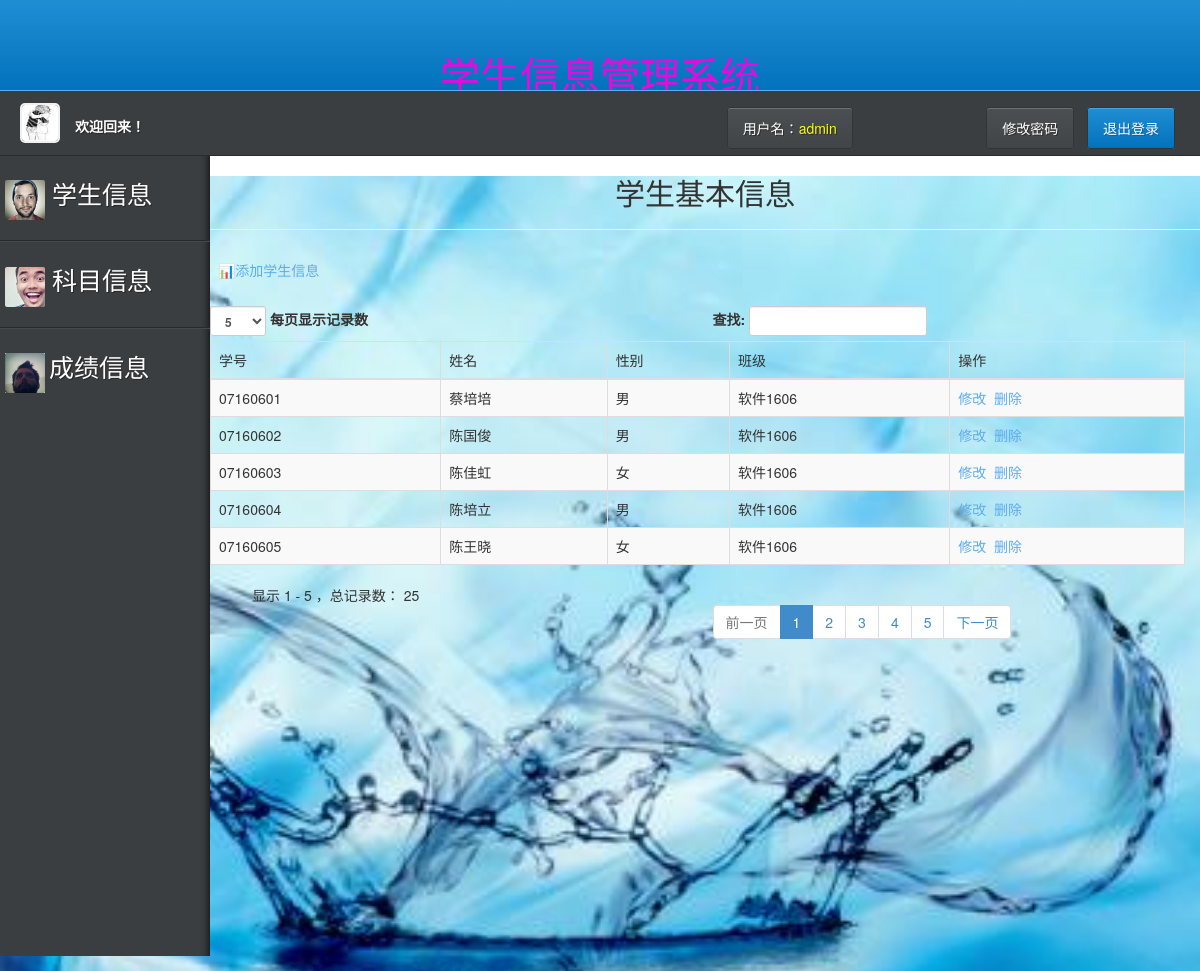
Page /control.php (signed in) on the committed database.
### tables this page shows
CREATE TABLE `student` (
  `id` int(20) NOT NULL,
  `studentId` varchar(20) NOT NULL,
  `name` varchar(20) NOT NULL,
  `sex` varchar(20) NOT NULL,
  `className` varchar(20) NOT NULL
);

### control.php (the view, shortened to what this page needs)
<?php require_once 'base.php';?>
<?php
$query = "select * from student";
$result = mysql_query($query);
?>
<div style="background-image: url(assets/img/4.jpg);background-size: 200% ;background-repeat: no-repeat;">
	<div >
		<div >
			<div >
             <center>
				<h2>学生基本信息</h2>
                </center>
			</div>
		</div>
		<hr />
		<div >
			<div>
				<div >
					<div class="panel-heading"><a href='insert.php'>&nbsp; &#128202;添加学生信息</a></div>
					<div class="panel-body">
						<div class="table-responsive">
							<table class="table table-striped table-bordered table-hover"
								id="dataTables-example">
								<thead>
									<tr>
										<th>学号</th>
										<th>姓名</th>
										<th>性别</th>
										<th>班级</th>
										<th>操作</th>
									</tr>
								</thead>
								<tbody>
                        		<?php
                        $line = 0;
                        while ($row = mysql_fetch_array($result)) {
                            $line ++;
                            $linecolor = $line % 2 == 0 ? 'odd gradeX' : 'even gradeC';
                            echo "<tr class='$linecolor'>";
                            echo "<td>" . $row['studentId'] . "</td>";
                            echo "<td>" . $row['name'] . "</td>";
							echo "<td>" . $row['sex'] . "</td>";
                            echo "<td>" . $row['className'] . "</td>";
                            echo "<td><a href='edit.php?id=" . $row['id'] . "'>修改</a>&nbsp;&nbsp;<a href='delete.php?id=" . $row['id'] . "'>删除</a></td>";
                            echo "</tr>";
                        }
                        ?>
								</tbody>
							</table>
						</div>
					</div>
				</div>
			</div>
		</div>
	</div>
</div>
</body>
</html>

### base.php (shortened to what this page needs)
<?php
$userName = $_SESSION ['userName'];
$url = $_SERVER ['PHP_SELF'];
$start = strrpos ( $url, '/' );
$end = strrpos ( $url, '.' );
$menuName = substr ( $url, $start + 1, $end - $start - 1 );
?>
<!DOCTYPE html>
<html xmlns="http://www.w3.org/1999/xhtml">
<head>
	<link rel="stylesheet" href="assets/css/style.css" media="all" />
    <link href="assets/css/bootstrap.css" rel="stylesheet" />
</head>
<body>
<div class="testing">
<header class="main">
	<ul style="text-align:center; font-size:40px; color: #E70ADC">学生信息管理系统<ul>
</header>
<section class="user">
	<div class="profile-img">
		<p><a href=""><img src="assets/img/10.jpg" alt="" height="40" width="40" /></a> 欢迎回来！</p>
	</div>
	<div class="buttons">
		<span class="button">用户名：<font color="#FFFF00"><?=$userName?></font></span>
		<span class="button "><a href="newpassword.php">修改密码</a></span>&nbsp;
		<span class="button blue"><a href="loginout.php"><font >退出登录</font></a></span>
	</div>
</section>
</div>
<nav>
	<ul>
		<li>
        <a <?="control"==$menuName?" class='active'":""?>
						href="control.php"><img src="assets/img/uiface1.png" alt="" height="40" width="40" /></span><font style="font-size:25px"> 学生信息</font></a></li>
		<li >
		<a <?="subject"==$menuName?"class='active'":""?>
						href="subject.php"><img src="assets/img/uiface3.png" alt="" height="40" width="40" /></span><font style="font-size:25px"> 科目信息</font> </a>
		</li>
		<li >
        <a <?="score"==$menuName?"class='active'":""?>
						href="score.php"><img src="assets/img/uiface4.png" alt="" height="40" width="40" /></span> <font style="font-size:25px"> 成绩信息</font></a></li>
	</ul>
</nav>
</body>
</html>

### rows in the picture
student: studentId "07160601", name "蔡培培", sex "男", className "软件1606"
student: studentId "07160602", name "陈国俊", sex "男", className "软件1606"
student: studentId "07160603", name "陈佳虹", sex "女", className "软件1606"
student: studentId "07160604", name "陈培立", sex "男", className "软件1606"
student: studentId "07160605", name "陈王晓", sex "女", className "软件1606"

### other values in the picture
$userName "admin"
